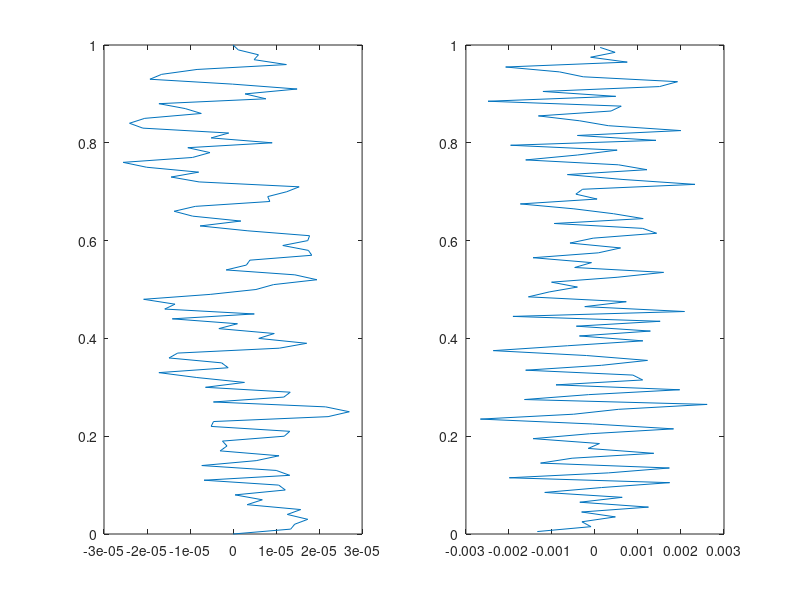

MATLAB code for this plot:

clear;
% close all;

Lz = 1;
dz = 0.01;
Nr = round(Lz/dz)+1;
z0 = (rand(1,Nr)-0.5);
% z0 = ones(1,Nr);
% z0 = [1:Nr];
zz = 0:dz:((Nr-1)*dz);

m1km = 1000;
lambda = 0.03*m1km;
H = 500;
delta = H;
kx = 2*pi/(lambda/delta)
C = -kx^2*dz^2-2;

p0 = zeros(1,Nr);
An = zeros(Nr-2,Nr-2); %%% Matrix
Dn = z0(2:Nr-1)'*dz^2;
An(1,1)=C;An(1,2)=1;
An(Nr-2,Nr-3)=1;An(Nr-2,Nr-2)=C;
for n=2:Nr-3
    An(n,n-1)=1;
    An(n,n)=C;
    An(n,n+1)=1;
end
det_An = det(An);
for n=1:Nr-2
    Bn = An;
    Bn(:,n) = Dn;
    det_Bn = det(Bn);
    p0(n+1) = det_Bn/det_An;
end

figure(1)
subplot(1,2,1)
plot(p0,zz);
subplot(1,2,2)
u=-diff(p0)/dz;
plot(u,0.5*(zz(1:end-1)+zz(2:end)))
